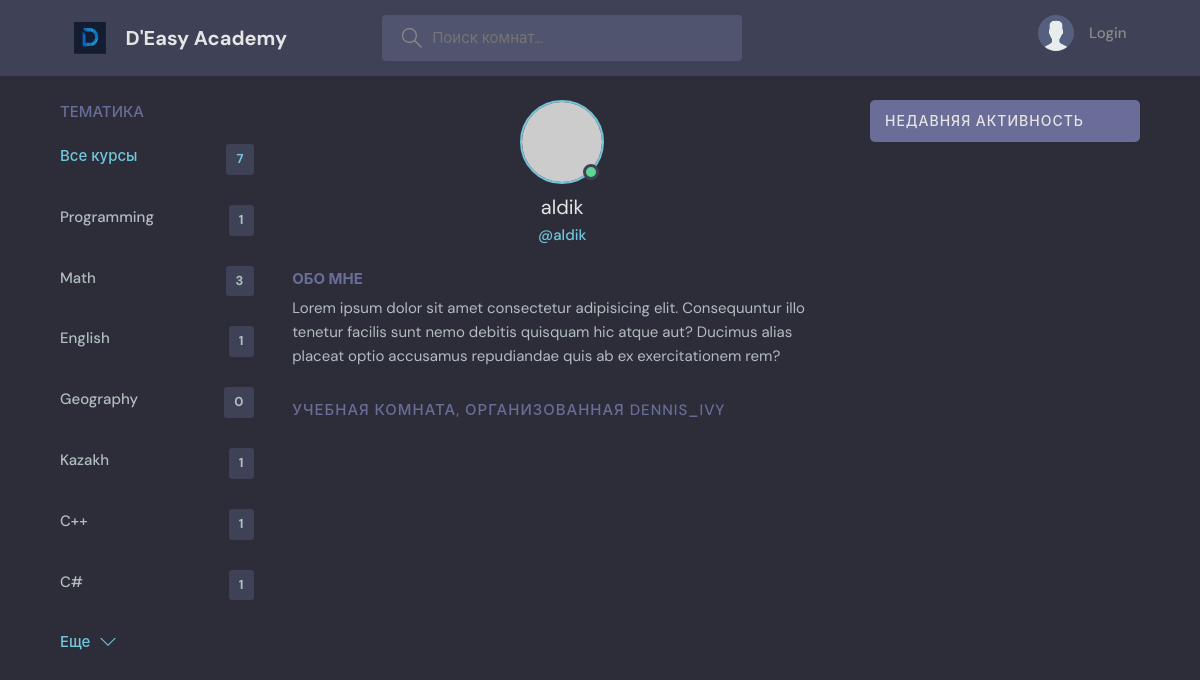
Screenshot of /profile/5/ with the database file from the repository.
### base/models.py (models this page shows, shortened)
class Topic(models.Model):
    name = models.CharField(max_length=300)

### base/views.py (the view)
# urls.py: path('profile/<str:pk>/', views.userProfile, name="user-profile"),
def userProfile(request, pk):
    user = User.objects.get(id=pk)
    rooms = user.room_set.all()
    room_messages = user.message_set.all()
    topics = Topic.objects.all()
    context = {'user': user, 'rooms': rooms, 'room_messages': room_messages, 'topics': topics }
    return render(request, 'base/profile.html', context)

### base/templates/base/profile.html (shortened to what this page needs)
{% extends 'main.html' %}
{% block content %}
  <main class="profile-page layout layout--3">
    <div class="container">
{% include 'base/topics_component.html' %}
      <div class="roomList">
        <div class="profile">
          <div class="profile__avatar">
            <div class="avatar avatar--large active">
              <img src="https://randomuser.me/api/portraits/men/11.jpg" />
            </div>
          </div>
          <div class="profile__info">
            <h3>{{user.username}}</h3>
            <p>@{{user.username}}</p>
          </div>
          <div class="profile__about">
            <h3>Обо мне</h3>
            <p>
              Lorem ipsum dolor sit amet consectetur adipisicing elit. Consequuntur illo tenetur
              facilis sunt nemo debitis quisquam hic atque aut? Ducimus alias placeat optio
              accusamus repudiandae quis ab ex exercitationem rem?
            </p>
          </div>
        </div>
        <div class="roomList__header">
          <div>
            <h2>Учебная комната, организованная dennis_ivy</a>
            </h2>
          </div>
        </div>
      </div>
{% include 'base/activity_component.html' %}
    </div>
  </main>
{% endblock content %}

### base/templates/base/topics_component.html
<div class="topics">
          <div class="topics__header">
            <h2>Тематика</h2>
          </div>
          <ul class="topics__list">
            <li>
              <a href="{% url 'home' %}" class="active">Все курсы <span>{{topics.count}}</span></a>
            </li>
                          {% for topic in topics %}
            <li>
              <a href="{% url 'home' %}?q={{topic.name}}">{{ topic.name }}<span>{{topic.room_set.all.count}}</span></a>
            </li>
            {% endfor %}
          </ul>
          <a class="btn btn--link" href="topics.html">
            Еще
            <svg version="1.1" xmlns="http://www.w3.org/2000/svg" width="32" height="32" viewBox="0 0 32 32">
              <title>chevron-down</title>
              <path d="M16 21l-13-13h-3l16 16 16-16h-3l-13 13z"></path>
            </svg>
          </a>
        </div>

### static/styles/style.css (style rules this page uses)
:root { --color-main: #71c6dd; --color-main-light: #e1f6fb; --color-dark: #3f4156; --color-dark-medium: #51546e; --color-dark-light: #696d97; --color-light: #e5e5e5; --color-gray: #8b8b8b; --color-light-gray: #b2bdbd; --color-bg: #2d2d39; --color-success: #5dd693; --color-error: #fc4b0b; }
* { font-family: "DM Sans", -apple-system, BlinkMacSystemFont, "Segoe UI", Roboto, Oxygen, Ubuntu, Cantarell, "Open Sans", "Helvetica Neue", sans-serif; margin: 0; padding: 0; box-sizing: border-box; text-rendering: optimizeLegibility; font-size: inherit; }
html { font-size: 56.25%; }
@media only screen and (min-width: 1200px) { html { font-size: 62.5%; } }
body { line-height: 1.6; font-weight: 400; font-size: 1.5rem; color: var(--color-light-gray); background-color: var(--color-bg); min-height: 100vh; }
img { width: 100%; }
a { display: inline-block; color: var(--color-main); text-decoration: none; }
.container { max-width: 120rem; width: 90%; margin: auto; }
.btn { background-color: transparent; border: none; display: inline-flex; align-items: center; gap: 1rem; cursor: pointer; transition: all ease-in-out 0.3s; padding: 1rem 2rem; border-radius: 5px; box-shadow: 1px 1px 3px 1px rgba(0, 0, 0, 0.15); font-weight: 500; }
.btn--link { border-radius: 0; padding: 0; color: var(--color-main); box-shadow: none; }
.btn > svg { fill: currentColor; width: 1.6rem; height: 1.6rem; }
.avatar { position: relative; display: inline-block; border-radius: 50%; border: 2px solid var(--color-main); }
.avatar img { display: block; border-radius: 50%; object-fit: cover; object-position: center; }
.avatar::after { content: ""; display: block; position: absolute; background-color: var(--color-gray); z-index: 111; border-radius: 50%; border: 0.3rem solid var(--color-dark); }
.avatar.active::after { background-color: var(--color-success); }
.avatar.avatar--large img { display: block; width: 8rem; height: 8rem; border-radius: 50%; }
.avatar.avatar--large:after { width: 1rem; height: 1rem; bottom: 2px; right: 3.5px; }
.layout { margin-top: 2.4rem; }
.layout > .container { display: flex; justify-content: space-between; align-items: flex-start; }
.layout--3 > .container > div:first-child { flex-basis: 18%; max-width: 22.5rem; }
.layout--3 > .container > div:nth-child(2) { flex-basis: 50%; }
.topics__header { margin-bottom: 2rem; }
.topics__header h2 { text-transform: uppercase; font-weight: 500; color: var(--color-dark-light); }
.topics__list { list-style: none; }
.topics__list li a { display: flex; justify-content: space-between; margin-bottom: 3rem; font-weight: 500; color: var(--color-light-gray); transition: all 0.3s ease-in-out; }
.topics__list li a.active, .topics__list li a:hover { color: var(--color-main); }
.topics__list li a span { padding: 0.5rem 1rem; background-color: var(--color-dark); border-radius: 3px; font-size: 1.3rem; font-weight: 700; letter-spacing: 1px; }
.roomList__header { display: flex; justify-content: space-between; align-items: center; margin-bottom: 2.4rem; }
.roomList__header h2 { text-transform: uppercase; font-weight: 500; color: var(--color-light); letter-spacing: 1px; }
.profile { margin-bottom: 3rem; }
.profile__avatar { text-align: center; }
.profile__info { text-align: center; }
.profile__info h3 { font-size: 2rem; color: var(--color-light); font-weight: 400; }
.profile__info p { color: var(--color-main); font-weight: 500; margin-bottom: 1rem; }
.profile__about { margin-top: 2rem; }
.profile__about h3 { text-transform: uppercase; color: var(--color-dark-light); margin-bottom: 0.5rem; }
.profile-page .roomList__header { margin-bottom: 1.5rem; }
.profile-page .roomList__header h2 { color: var(--color-dark-light); }

### rows the page displays
Topic: name "Programming", room_set.all.count "1"
Topic: name "Math", room_set.all.count "3"
Topic: name "English", room_set.all.count "1"
Topic: name "Geography", room_set.all.count "0"
Topic: name "Kazakh", room_set.all.count "1"
Topic: name "C++", room_set.all.count "1"
Topic: name "C#", room_set.all.count "1"

### other values shown
{{ topics.count }} "7"
{{ user.username }} "aldik"
